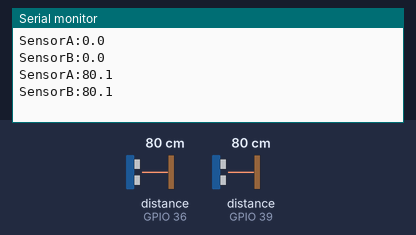
Bench run of a sketch on a simulated ESP32. On the bench: the last lines printed to the serial monitor. Wiring (inferred from the names in the program): 2 × ultrasonic range finder: trigger GPIO 32, echo GPIO 36 / trigger GPIO 33, echo GPIO 39. Inputs (shaded band) come from the test bench; at power-on: distance to the obstacle (sensors on GPIO 36, GPIO 39) 80 cm. The echo pulse lasts 58.3 µs per cm.

Above: at 1.8 s.
1.9 s: distance to the obstacle (sensor on GPIO 36) set to 2 cm
At 2.8 s:
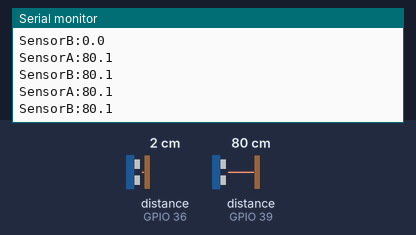
3.4 s: distance to the obstacle (sensor on GPIO 39) set to 2 cm
At 4.5 s:
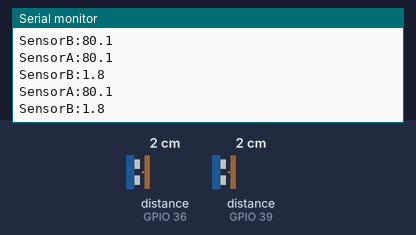
4.9 s: distance to the obstacle (sensor on GPIO 36) set to 4 cm
At 5.8 s:
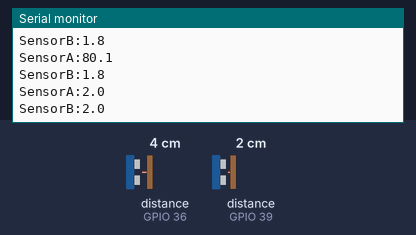
6.4 s: distance to the obstacle (sensor on GPIO 39) set to 4 cm
At 7.8 s:
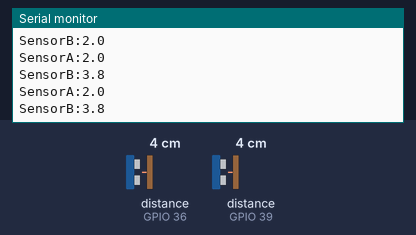
Timing chart, 0 to 8.9 s (numbered marks = the images above; inputs shaded):
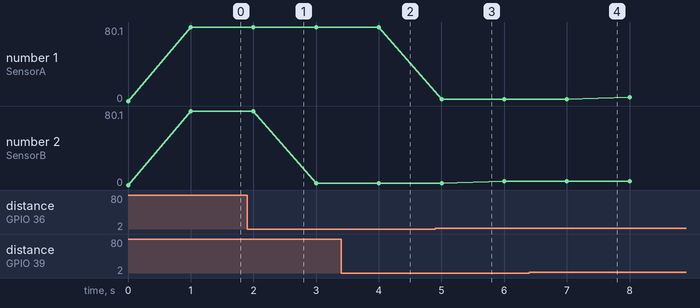

The sketch:

Double_Ultrasonic_V2.ino
```cpp
/* Credit:
 * https://arduino.stackexchange.com/questions/36942/managing-2-ultrasonic-sensors-without-blocking-the-other
*/

volatile unsigned long LastPulseTimeA;
volatile unsigned long LastPulseTimeB;
int durationA;
int durationB;
//unsigned long startTime;
#define trigPinA 33
#define echoPinA 39
#define trigPinB 32
#define echoPinB 36


void setup() {
  Serial.begin (115200);
  pinMode(trigPinA, OUTPUT);
  pinMode(echoPinA, INPUT);
  pinMode(trigPinB, OUTPUT);
  pinMode(echoPinB, INPUT);
	attachInterrupt(digitalPinToInterrupt(echoPinA), EchoPinA_ISR, CHANGE);  // Pin 2 interrupt on any change
	attachInterrupt(digitalPinToInterrupt(echoPinB),EchoPinB_ISR, CHANGE);  // Pin3 interrupt on any change
}


void loop(){
  digitalWrite(trigPinA, LOW);
  digitalWrite(trigPinB, LOW);
  delayMicroseconds(2);
  digitalWrite(trigPinA, HIGH);
  digitalWrite(trigPinB, HIGH);
  delayMicroseconds(10);
  digitalWrite(trigPinA, LOW);
  digitalWrite(trigPinB, LOW);
  Serial.print("SensorA:");
  // Serial.print(LastPulseTimeA);
  // Serial.print('\t');
  float valueA = (LastPulseTimeA/2) / 29.1;
  if (valueA > 200.0) valueA = 200.0;
  Serial.print(valueA,1);
  // Serial.println("cm");
	Serial.println();
  Serial.print("SensorB:");
  // Serial.print(LastPulseTimeB);
  // Serial.print('\t');
  float valueB = (LastPulseTimeB/2) / 29.1;
  if (valueB > 200.0) valueB = 200.0;
  Serial.print(valueB,1);
  // Serial.println("cm");
	Serial.println();

  delay(1000);
}


void EchoPinA_ISR() {
    static unsigned long startTimeA;

    if (digitalRead(echoPinA)) // Gone HIGH
        startTimeA = micros();
    else  // Gone LOW
        LastPulseTimeA = micros() - startTimeA;
}


void EchoPinB_ISR() {
    static unsigned long startTimeB;

    if (digitalRead(echoPinB)) // Gone HIGH
        startTimeB = micros();
    else  // Gone LOW
        LastPulseTimeB = micros() - startTimeB;
}
```

Measured:
- plotted number 1: 2 → 4 after the input at 6.4 s
- plotted number 2: 80.1 → 1.8 after the input at 1.9 s, 1.8 → 3.8 after the input at 4.9 s, 3.8 → 4 after the input at 6.4 s
